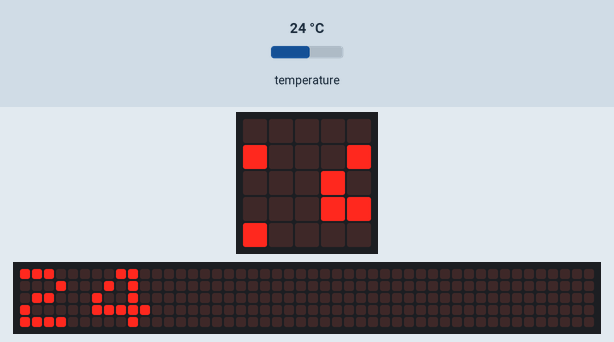
This program was run on a simulated BBC micro:bit (MakeCode). Shown: the board's 5×5 LED display, a strip that is not on the board, showing the scrolling text unrolled. Inputs (shaded band) come from the test bench; at power-on: temperature 24 °C. The 48×5 strip is a reading aid, not a part: it shows the text the display is scrolling, unrolled, one strip-width of it at a time.

Above: at 1.27 s.
1.3 s: temperature set to 15.4 °C
At 3.1 s:
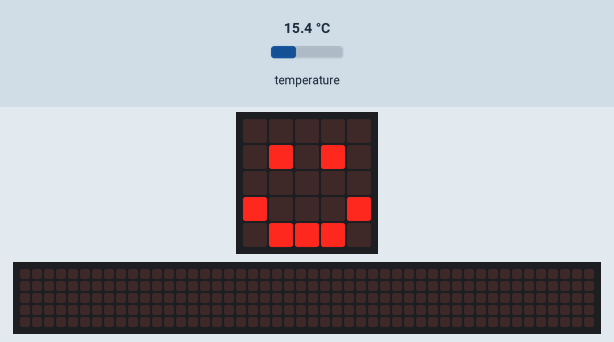
5.1 s: temperature set to 14.2 °C
At 14.02 s:
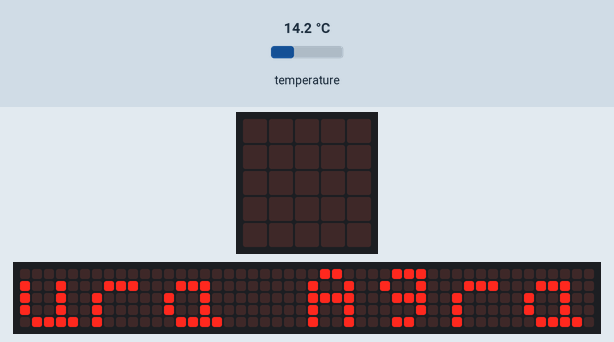
At 23.27 s:
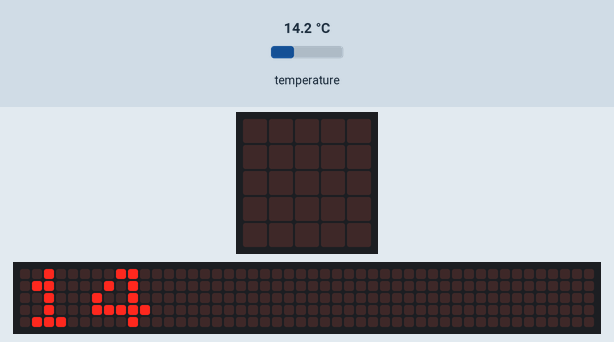

Measured:
- the behaviour switches between 15 and 14.9 °C on temperature (found by bisection; images 1 and 2)
- what the display in image 1 shows lasts 0.6 s, from 2.7 s to 3.3 s
- what the display in image 2 shows lasts 0.5 s, from 13.8 s to 14.3 s

The program:

main.ts
```typescript
basic.forever(function () {
    basic.showNumber(input.temperature())
    if (input.temperature() > 25) {
        basic.showString("HOT")
        music.playTone(262, music.beat(BeatFraction.Whole))
    } else if (input.temperature() < 15) {
        basic.showString("COLD")
        music.playTone(392, music.beat(BeatFraction.Whole))
    } else {
        basic.showIcon(IconNames.Happy)
        basic.showString("Temperatura Agradable")
    }
})
```

test.ts
```typescript
// aquí va el archivo "tests"; esto no se compilará cuando este paquete se utilice como una extensión.
```
